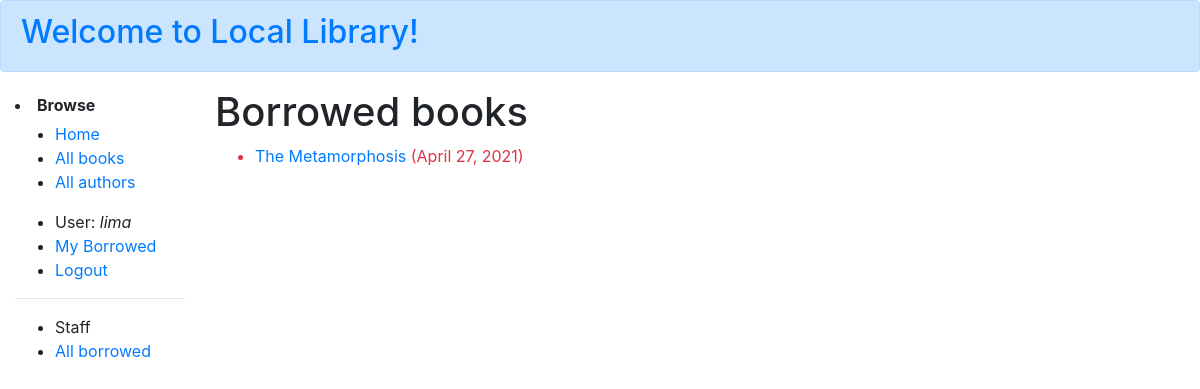
Page /catalog/mybooks/ (signed in) on the earlier database version.
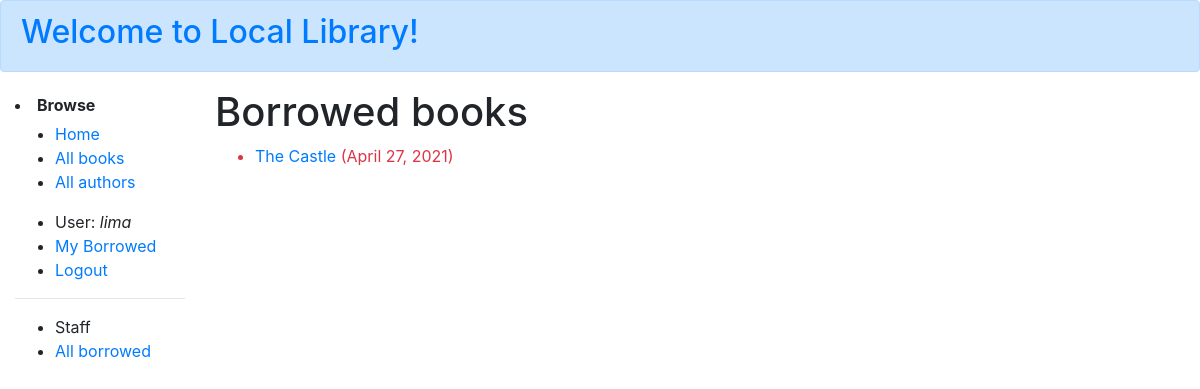
Same page on the later database version.
### catalog/models.py (models this page shows, shortened)
class BookInstance(models.Model):
    id = models.UUIDField(primary_key=True, default=uuid.uuid4,
                          help_text="Unique ID for this particular book across whole library")
    book = models.ForeignKey('Book', on_delete=models.RESTRICT, null=True)
    imprint = models.CharField(max_length=200)
    due_back = models.DateField(null=True, blank=True)
    borrower = models.ForeignKey(
        User, on_delete=models.SET_NULL, null=True, blank=True)
    @property
    def is_overdue(self):
        if self.due_back and date.today() > self.due_back:
            return True
        return False
    LOAN_STATUS = (
        ('d', 'Maintenance'),
        ('o', 'On loan'),
        ('a', 'Available'),
        ('r', 'Reserved'),
    )
    status = models.CharField(
        max_length=1,
        choices=LOAN_STATUS,
        blank=True,
        default='d',
        help_text='Book availability')
    class Meta:
        ordering = ['due_back']
        permissions = (("can_mark_returned", "Set book as returned"),)

class Book(models.Model):
    title = models.CharField(max_length=200)
    author = models.ForeignKey('Author', on_delete=models.SET_NULL, null=True)
    summary = models.TextField(
        max_length=1000, help_text="Enter a brief description of the book")
    isbn = models.CharField('ISBN', max_length=13,
                            unique=True,
                            help_text='13 Character <a href="https://www.isbn-international.org/content/what-isbn'
                                      '">ISBN number</a>')
    genre = models.ManyToManyField(
        Genre, help_text="Select a genre for this book")
    language = models.CharField(max_length=200)
    class Meta:
        ordering = ['title', 'author']
    def display_genre(self):
        """Creates a string for the Genre. This is required to display genre in Admin."""
        return ', '.join([genre.name for genre in self.genre.all()[:3]])
    display_genre.short_description = 'Genre'

### catalog/views.py (the view)
# urls.py: path('mybooks/', views.LoanedBooksByUserListView.as_view(), name='my-borrowed'),
class LoanedBooksByUserListView(LoginRequiredMixin, generic.ListView):
    model = BookInstance
    template_name = 'catalog/bookinstance_list_borrowed_user.html'
    paginate_by = 10
    def get_queryset(self):
        return BookInstance.objects.filter(borrower=self.request.user).filter(status__exact='o').order_by('due_back')

### catalog/templates/catalog/bookinstance_list_borrowed_user.html
{% extends "base_generic.html" %}
{% block content %}
<h1>Borrowed books</h1>
{% if bookinstance_list %}
<ul>
  {% for bookinst in bookinstance_list %}
  <li class="{% if bookinst.is_overdue %}text-danger{% endif %}">
    <a href="{% url 'book-detail' bookinst.book.pk %}">{{bookinst.book.title}}</a> ({{ bookinst.due_back }})
  </li>
  {% endfor %}
</ul>
{% else %}
<p>There are no books borrowed.</p>
{% endif %}
{% endblock %}

Differences in the rows shown:
changed through a linked row, BookInstance: book "The Metamorphosis" → "The Castle"
